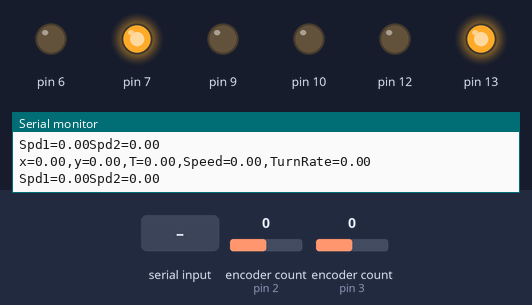
Bench run of a sketch on a simulated Arduino Uno, built with avr-gcc and run on an emulated ATmega328P. On the bench: output pins drawn as LEDs (lit = HIGH), the last lines printed to the serial monitor. The inputs (shaded band) are chosen by the test bench; at power-on: encoder count (sensors on pin 2, pin 3) 0. EEPROM starts erased.

Above: at 1.2 s.
1.3 s: "D,45\n" received over Serial
At 1.7 s:
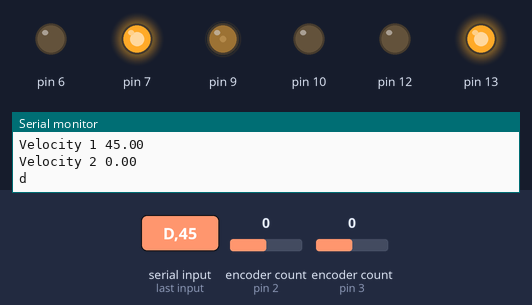
2.8 s: encoder count (sensor on pin 2) set to -1
At 3.3 s:
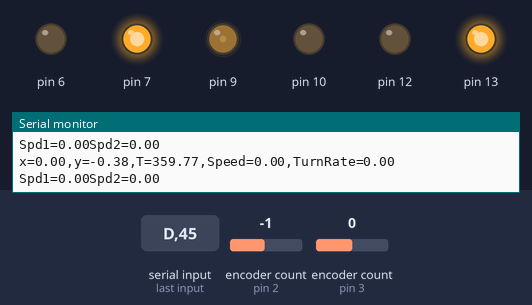
4.3 s: "L90\n" received over Serial
At 5.1 s:
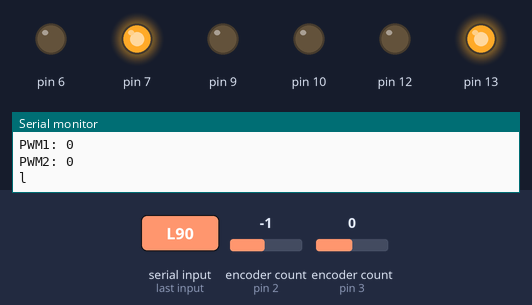
5.8 s: "L,45\n" received over Serial
At 6.3 s:
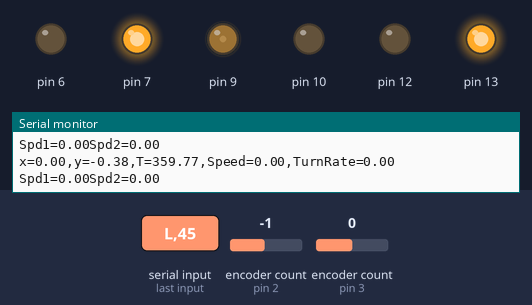
7.3 s: "D,45\n" received over Serial
At 8.5 s:
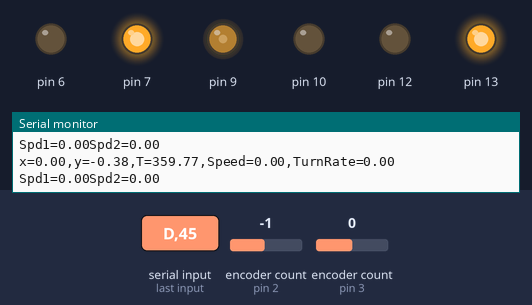
8.8 s: "D90\n" received over Serial
At 9.8 s:
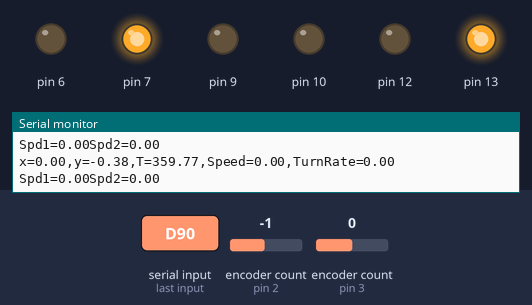
Timing chart, 0 to 11.3 s (numbered marks = the images above; inputs shaded):
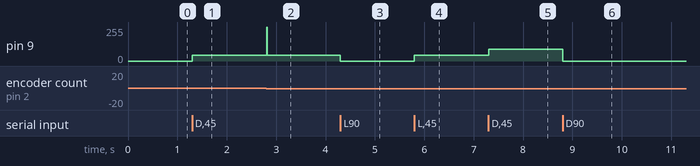

The sketch:

MotorController.ino
```cpp
#define DEBUG 1
#define MAGICADDRESS 7

// SET VELOCITY:      D,speed_motor_left,speed_motor_right\n
// SET PIDs:          H,P,I,D,1/2\n
// READ ENCODER:      R\n
// READ POSE:         P\n
// SET PWM:           L,speed_motor_left,speed_motor_right\n
// RESET POSE/ENCODER:I\n
// READ PID Value:    S,1/2\n
// SET DebugRate:     Z,rate\n   -+- bigger/slower

#include <math.h>
#include <EEPROM.h>
#include <Encoder.h>
Encoder encL(2,4);
Encoder encR(3,5);

#include "MusafirMotor.h"
MusafirMotor motorL(7, 6, 9);
MusafirMotor motorR(13, 12, 10);

#include <PID_v1.h>
struct motorParams {
  double kp;
  double ki;
  double kd;
};
motorParams motorPIDL;
motorParams motorPIDR;
double vel1 = 0, vel2 = 0;
double spd1, spd2;
double pwm1, pwm2;
// PID (&input, &output, &setpoint, kp, ki, kd, DIRECT/REVERSE)
PID pidL(&spd1, &pwm1, &vel1, 1,0,0, DIRECT);
PID pidR(&spd2, &pwm2, &vel2, 1,0,0, DIRECT);
boolean pidActive= false;


unsigned long previousMillis = 0;
const long interval = 10; // in ms

String inputString = "";
boolean stringComplete = false;


#include "Navigator.h"
Navigator  navigator;
//from https://github.com/solderspot/NavBot/blob/master/NavBot_v1/BlankBot.h
// Navigator defines
#define WHEELBASE               nvMM(190)      // millimeters
#define WHEEL_DIAMETER          nvMM(91.5)     // millimeters
#define TICKS_PER_REV           1500

// correct for systematic errors
#define WHEEL_RL_SCALER         1.0f  // Ed
#define WHEELBASE_SCALER        1.0f  // Eb
// correct distance
#define DISTANCE_SCALER         1.0f  // Es


void setup() {
  Serial.begin(115200);
  inputString.reserve(100);

  motorL.setDir(FORWARD);
  motorR.setDir(FORWARD);

  navigator.InitEncoder( WHEEL_DIAMETER, WHEELBASE, TICKS_PER_REV );
  navigator.SetDistanceScaler( DISTANCE_SCALER );
  navigator.SetWheelbaseScaler( WHEELBASE_SCALER );
  navigator.SetWheelRLScaler( WHEEL_RL_SCALER );
  navigator.Reset(millis());

  initEEPROM();

  pidL.SetMode(MANUAL); // PID CONTROL OFF
  pidR.SetMode(MANUAL);
  pidL.SetTunings(motorPIDL.kp, motorPIDL.ki, motorPIDL.kd);
  pidR.SetTunings(motorPIDR.kp, motorPIDR.ki, motorPIDR.kd);
  pidL.SetSampleTime(interval); // sample time for PID
  pidR.SetSampleTime(interval);
  pidL.SetOutputLimits(0,255);  // min/max PWM
  pidR.SetOutputLimits(0,255);
}

void(* resetFunc) (void) = 0;

unsigned int debugCount=0;
bool debugPrinted=false;
long encCurr1, encCurr2;

void loop() {
  if (stringComplete) {
    interpretSerialData();
    stringComplete = false;
    inputString = "";
  }

  unsigned long currentMillis = millis();
  if (currentMillis - previousMillis >= interval) {
    previousMillis = currentMillis;
    encCurr1 = encL.read();
    encCurr2 = -encR.read(); //encoder is reversed
    navigator.UpdateTicks(encCurr1, encCurr2, currentMillis);
    encL.write(0); encR.write(0);

    float distance1 = (float)encCurr1*TICKS_PER_REV;
    spd1 = (float)distance1*(1000.0/interval);
    float distance2 = (float)encCurr2*TICKS_PER_REV;
    spd2 = (float)distance2*(1000.0/interval);
    debugCount++;
  }

  pidL.Compute();
  pidR.Compute();
  if(pidActive){
    if(vel1>0) motorL.setPWM(pwm1);
    else motorL.setPWM(0);
    if(vel2>0) motorR.setPWM(pwm2);
    else motorR.setPWM(0);
  }

  if(debugCount%100==0){
    Serial.print("x=");
    Serial.print(navigator.Position().x);
    Serial.print(",y=");
    Serial.print(navigator.Position().y);
    Serial.print(",T=");
    Serial.print(navigator.Heading());
    Serial.print(",Speed=");
    Serial.print(navigator.Speed());
    Serial.print(",TurnRate=");
    Serial.println(navigator.TurnRate());

    Serial.print("Spd1=");
    Serial.print(spd1);
    Serial.print("Spd2=");
    Serial.println(spd2);
  }

}

void interpretSerialData(void){
    int c1=1, c2=1;
    int val1=0, val2=0;
    switch(inputString[0]){
      case 'D':
        // COMMAND:  D,speed_motor_left,speed_motor_right\n
        c1 = inputString.indexOf(',')+1;
        c2 = inputString.indexOf(',',c1);
        val1 = inputString.substring(c1,c2).toInt();
        c1 = c2+1;
        val2 = inputString.substring(c1).toInt();
        if(val1<0) { motorL.setDir(BACKWARD); val1 = -val1; }
        else         motorL.setDir(FORWARD);
        if(val2<0) { motorR.setDir(BACKWARD); val2 = -val2; }
        else         motorR.setDir(FORWARD);
        vel1 = val1;
        vel2 = val2;
        if(DEBUG){
          Serial.print("Velocity 1 ");
          Serial.println(vel1);
          Serial.print("Velocity 2 ");
          Serial.println(vel2);
        }
        Serial.println('d');
        if(vel1>0)
          pidL.SetMode(AUTOMATIC);
        else
          pidL.SetMode(MANUAL);
        if(vel2>0)
          pidR.SetMode(AUTOMATIC);
        else
          pidR.SetMode(MANUAL);
        pidActive= true;
        break;
      case 'H':
        // COMMAND:  H,P,I,D,1/2\n
        float p,i,d;
        c1 = inputString.indexOf(',')+1;
        c2 = inputString.indexOf(',',c1);
        p = inputString.substring(c1,c2).toFloat();
        c1 = c2+1;
        c2 = inputString.indexOf(',',c1);
        i = inputString.substring(c1,c2).toFloat();
        c1 = c2+1;
        c2 = inputString.indexOf(',',c1);
        d = inputString.substring(c1,c2).toFloat();
        c1 = c2+1;
        val1 = inputString.substring(c1).toInt();
        if(val1==1) {
          motorPIDL.kp = p;
          motorPIDL.ki = i;
          motorPIDL.kd = d;
          pidL.SetTunings(motorPIDL.kp, motorPIDL.ki, motorPIDL.kd);
          EEPROM.put((const int)MAGICADDRESS, motorPIDL);
          if(DEBUG) Serial.println("motorPIDL ");
        }
        else if(val1==2){
          motorPIDR.kp = p;
          motorPIDR.ki = i;
          motorPIDR.kd = d;
          pidR.SetTunings(motorPIDR.kp, motorPIDR.ki, motorPIDR.kd);
          EEPROM.put((const int)(MAGICADDRESS+sizeof(motorParams)), motorPIDR);
          if(DEBUG) Serial.println("motorPIDR ");
        }
        Serial.print("h,");
        Serial.print(val1);
        Serial.print(',');
        Serial.println(p);
        Serial.print(',');
        Serial.println(i);
        Serial.print(',');
        Serial.println(d);
        break;
      case 'L':
        // COMMAND:  L,speed_motor_left,speed_motor_right\n
        c1 = inputString.indexOf(',')+1;
        c2 = inputString.indexOf(',',c1);
        val1 = inputString.substring(c1,c2).toInt();
        c1 = inputString.indexOf(',',c2)+1;
        val2 = inputString.substring(c1).toInt();
        if(val1<0) { motorL.setDir(BACKWARD); val1 = -val1; }
        else         motorL.setDir(FORWARD);
        if(val2<0) { motorR.setDir(BACKWARD); val2 = -val2; }
        else         motorR.setDir(FORWARD);
        pidActive= false;
        pidL.SetMode(MANUAL);
        pidR.SetMode(MANUAL);
        pwm1 = val1;
        pwm2 = val2;
        motorL.setPWM(pwm1);
        motorR.setPWM(pwm2);
        if(DEBUG){
          Serial.print("PWM1: "); Serial.println(val1);
          Serial.print("PWM2: "); Serial.println(val2);
        }
        Serial.println('l');
        break;
      case 'R':
        // COMMAND:  R\n
        Serial.print("r,");
        Serial.print(encL.read());
        Serial.print(',');
        Serial.print(encR.read());
        Serial.println();
        break;
      case 'I':
        // COMMAND: I\n
        // ZP=add navigator.reset here
        navigator.Reset(millis());
        Serial.println('i');
        break;
      case 'S':
        // COMMAND:  S,1/2\n
        c1 = inputString.indexOf(',')+1;
        c2 = inputString.indexOf(',',c1);
        val1 = inputString.substring(c1).toInt();
        if(val1==1) {
          Serial.print("s,");
          Serial.print(motorPIDL.kp);
          Serial.print(',');
          Serial.print(motorPIDL.ki);
          Serial.print(',');
          Serial.println(motorPIDL.kd);
        }else if(val1==2) {
          Serial.print("s,");
          Serial.print(motorPIDR.kp);
          Serial.print(',');
          Serial.print(motorPIDR.ki);
          Serial.print(',');
          Serial.println(motorPIDR.kd);
        }
        break;
      default:
        Serial.print("UNKNOWN COMMAND: ");
        Serial.println(inputString);
        break;
    }
}

void serialEvent()
{
  while(Serial.available()){
    char inChar = (char)Serial.read();
    inputString += inChar;
    if (inChar == '\n') {
      stringComplete = true;
    }
  }
}

void initEEPROM(void){
  int checkEEPROM=0;
  EEPROM.get(0, checkEEPROM);
  if(checkEEPROM==MAGICADDRESS){
    if(DEBUG) Serial.println("Reading from EEPROM.");
    EEPROM.get((const int)MAGICADDRESS, motorPIDL);   //(address, data)
    EEPROM.get((const int)(MAGICADDRESS+sizeof(motorParams)), motorPIDR);
  }
  else{
    // Set default values
    if(DEBUG) Serial.println("Setting Default Values.");
    EEPROM.put(0, MAGICADDRESS);
    motorPIDL.kp = 1.0;
    motorPIDL.ki = 0.0;
    motorPIDL.kd = 0.0;
    EEPROM.put((const int)MAGICADDRESS, motorPIDL);

    motorPIDR.kp = 1.0;
    motorPIDR.ki = 0.0;
    motorPIDR.kd = 0.0;
    EEPROM.put((const int)(MAGICADDRESS+sizeof(motorParams)), motorPIDR);
  }
}
```

MusafirMotor.cpp
```cpp
// (licence header left out)
#include "MusafirMotor.h"


// ---------------------------------------------------------------------------
// MusafirMotor constructor
// ---------------------------------------------------------------------------

MusafirMotor::MusafirMotor(uint8_t ch1_pin, uint8_t ch2_pin, uint8_t pwm_pin) {
	_ch1_pin = ch1_pin;
	_ch2_pin = ch2_pin;
	_pwm_pin = pwm_pin;
	pinMode(ch1_pin, OUTPUT);
	pinMode(ch2_pin, OUTPUT);
	pinMode(pwm_pin, OUTPUT);
	setDir(FORWARD);
}


// ---------------------------------------------------------------------------
// Standard  methods
// ---------------------------------------------------------------------------

void MusafirMotor::setPWM(uint8_t pwm) {
	_pwm = pwm;
	analogWrite(_pwm_pin,_pwm);
}

unsigned int MusafirMotor::getPWM() {
	return(_pwm);
}

void MusafirMotor::setDir(uint8_t dir) {
	if(_dir!=dir){
		_dir = dir;
		switch(_dir){
			case FORWARD:
				digitalWrite(_ch1_pin, HIGH);
				digitalWrite(_ch2_pin, LOW);
				break;
			case BACKWARD:
				digitalWrite(_ch1_pin, LOW);
				digitalWrite(_ch2_pin, HIGH);
				break;
			case BRAKE:
				digitalWrite(_ch1_pin, HIGH);
				digitalWrite(_ch2_pin, HIGH);
				break;
			case RELEASE:
				digitalWrite(_ch1_pin, LOW);
				digitalWrite(_ch2_pin, LOW);
				break;
		}
	}
}

unsigned int MusafirMotor::getDir() {
	return(_dir);
}
```

MusafirMotor.h
```cpp
// (licence header left out)
#ifndef MusafirMotor_h
#define MusafirMotor_h

#if defined (ARDUINO) && ARDUINO >= 100
	#include <Arduino.h>
#else
	#include <WProgram.h>
	#include <pins_arduino.h>
#endif

#if defined (__AVR__)
	#include <avr/io.h>
#endif

#define FORWARD   1
#define BACKWARD  2
#define BRAKE     3
#define RELEASE   4

class MusafirMotor {
	public:
		MusafirMotor(uint8_t ch1_pin, uint8_t ch2_pin, uint8_t pwm_pin);
		void setPWM(uint8_t pwm);
		unsigned int getPWM();
		void setDir(uint8_t dir);
		unsigned int getDir();
	private:
		uint8_t _ch1_pin;
		uint8_t _ch2_pin;
		uint8_t _pwm_pin;
		uint8_t _pwm;
		uint8_t _dir;
};

#endif
```

Navigator.cpp
```cpp
// (licence header left out)
#include "Navigator.h"
#include <math.h>
#include <Arduino.h>

//----------------------------------------
//
//----------------------------------------

Navigator::Navigator()
: m_min_dt(nvMS(10))
{
    m_init_pose.position.x = 0.0f;
    m_init_pose.position.y = 0.0f;
    m_init_pose.heading = 0.0f;
    m_dist_scaler = m_wheel_rl_scaler = m_wheelbase_scaler = 1.0f;
}

//----------------------------------------
//
//----------------------------------------

void Navigator::InitEncoder( nvDistance wheel_diameter, nvDistance wheelbase, uint16_t ticks_per_rev )
{
    m_nominal_wheel_diam = wheel_diameter;
    m_nominal_wheelbase = wheelbase;
    m_ticks_per_rev = ticks_per_rev;
    Reset(0);
}

//----------------------------------------
//
//----------------------------------------

void Navigator::Reset( nvTime now )
{
    // reset state
    m_last_ticks_time = now;
    m_dt = 0;
    m_lticks = m_rticks = 0;
    m_pose = m_init_pose;
    m_heading = nvDegToRad(m_pose.heading);
    m_speed = nvMM(0.0);
    m_turn_rate = nvDEGREES(0.0);

    // calc odomerty terms
    m_effective_wheelbase = m_nominal_wheelbase*m_wheelbase_scaler;
    m_effective_wheel_diam = m_nominal_wheel_diam*m_dist_scaler;
    float dist_per_tick = m_ticks_per_rev > 0 ? (m_effective_wheel_diam*M_PI/m_ticks_per_rev) : 0.0f;
    float invE = 1.0f/m_wheel_rl_scaler;
    m_rticks_to_dist = dist_per_tick*( 2.0f/(invE+1.0f));
    m_lticks_to_dist = dist_per_tick*( 2.0f/(m_wheel_rl_scaler + 1.0f));
}

//----------------------------------------
//
//----------------------------------------

bool Navigator::UpdateTicks( int16_t lticks, int16_t rticks, nvTime now )
{
    // update delta values
    m_dt +=  nvDeltaTime( m_last_ticks_time, now );
    m_lticks += lticks;
    m_rticks += rticks;

    // remember time for next call
    m_last_ticks_time = now;

    // see if we have accumulated min time delta
    if ( m_dt < m_min_dt )
    {
        // no, so wait
        return false;
    }

    nvDistance sr = ((nvDistance)m_rticks)*m_rticks_to_dist;
    nvDistance sl = ((nvDistance)m_lticks)*m_lticks_to_dist;
    nvDistance s = (sr + sl)*0.5f;

    // calc and update change in heading
    nvRadians theta = (sl - sr)/m_effective_wheelbase;
    m_heading = nvClipRadians( m_heading + theta);

    // update velocities (per sec)
    m_speed = (s*1000.0f)/m_dt;
    m_turn_rate = (nvRadToDeg(theta)*1000.0f)/m_dt;

    // update pose
    m_pose.heading = nvRadToDeg(m_heading);
    m_pose.position.x += s*sin(m_heading);
    m_pose.position.y += s*cos(m_heading);

    // reset delta values
    m_dt = 0;
    m_lticks = 0;
    m_rticks = 0;

    return true;
}

//----------------------------------------
//
//----------------------------------------

nvPosition Navigator::NewPosition( nvDistance distance )
{
    nvPosition pos;

    pos.x = m_pose.position.x + distance*sin(m_heading);
    pos.y = m_pose.position.y + distance*cos(m_heading);

    return pos;
}

//----------------------------------------
//
//----------------------------------------

nvPosition Navigator::NewPosition( nvDistance x_offset, nvDistance y_offset )
{
    nvPosition pos;

    pos.x = m_pose.position.x + x_offset;
    pos.y = m_pose.position.y + y_offset;

    return pos;
}

//----------------------------------------
//
//----------------------------------------

nvPosition Navigator::NewPositionByHeading( nvPosition &pos, nvHeading heading, nvDistance distance )
{
    nvPosition new_pos;
    nvRadians h = nvDegToRad(nvClipHeading(heading));
    new_pos.x = pos.x + distance*sin(h);
    new_pos.y = pos.y + distance*cos(h);

    return new_pos;
}

//----------------------------------------
//
//----------------------------------------

void Navigator::GetTo( nvPosition &pos, nvHeading *heading, nvDistance *distance )
{

    nvDistance dx = pos.x - m_pose.position.x;
    nvDistance dy = pos.y - m_pose.position.y;

    *distance = sqrt( dx*dx + dy*dy );
    *heading = nvClipHeading(nvRadToDeg(atan2(dx, dy)+2*M_PI));
}

//----------------------------------------
//
//----------------------------------------

nvDegrees Navigator::HeadingAdjust( nvHeading target )
{
    nvDegrees adjust = nvClipDegrees(target - m_pose.heading);
    if (adjust < -180.0f)
    {
        return adjust + 360.0f;
    }
    else if ( adjust > 180.0f )
    {
        return adjust - 360.0f;
    }
    return adjust;
}
```

Source omitted: Navigator.h (7692 bytes)

Measured:
- after the input at 1.3 s, pin 9: 0/255 → 45/255 at once
- after the input at 2.8 s, pin 9: 45/255 → 255/255 at once, → 45/255 0.01 s later
- after the input at 4.3 s, pin 9: 45/255 → 0/255 at once
- after the input at 5.8 s, pin 9: 0/255 → 45/255 at once
- after the input at 7.3 s, pin 9: 45/255 → 90/255 at once
- after the input at 8.8 s, pin 9: 90/255 → 0/255 at once
